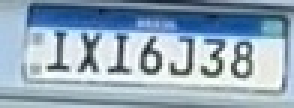
#> input picture runs/detect/predict_python/crops/placa/frame_000008.jpg, 98 x 36 px (shown 3 times larger); its folder holds only this picture in this run
$ python grafico_similaridade.py   (older library calls are emulated)
#> lines starting #> are read from the running program, lines starting #| are printed output that depends on the picture
# grafico_similaridade.py
# Gera CSV e gráficos (SSIM/MSE/Laplaciano) para os crops de placa

from pathlib import Path
import numpy as np
import cv2, csv, os
import matplotlib.pyplot as plt

# SSIM (skimage)
try:
    from skimage.metrics import structural_similarity as ssim
    SKI = True
except Exception:
    SKI = False

# === AJUSTE ESTE CAMINHO PARA A SUA PASTA DE CROPS ===
PASTA_CROPS = Path(r"C:\Users\isabel_martins\Documents\ASCAN\Computação Cognitiva\Desafio\runs\detect\predict_python\crops\placa")
ARQ_METRICAS = PASTA_CROPS / "metricas_similaridade.csv"
FIG_MUDANCAS = PASTA_CROPS / "grafico_mudancas.png"
FIG_NITIDEZ  = PASTA_CROPS / "grafico_nitidez.png"

# ---------- utils ----------
def imread_unicode(p: Path):
    data = np.fromfile(str(p), dtype=np.uint8)
    return cv2.imdecode(data, cv2.IMREAD_COLOR)
#> returned value is the input picture: shape (36, 98, 3); mean B, G, R 185.2, 168.5, 147.7

def to_gray01(img, size=(256,128)):
    g = cv2.cvtColor(img, cv2.COLOR_BGR2GRAY)
    g = cv2.resize(g, size, interpolation=cv2.INTER_AREA)
    return g.astype(np.float32)/255.0

def to_rgb01(img, size=(256,128)):
    rgb = cv2.cvtColor(img, cv2.COLOR_BGR2RGB)
    rgb = cv2.resize(rgb, size, interpolation=cv2.INTER_AREA)
    return rgb.astype(np.float32)/255.0

def var_laplacian(img):
    g = cv2.cvtColor(img, cv2.COLOR_BGR2GRAY)
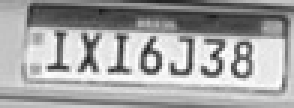
#> g: shape (36, 98) (shown 3 times larger); min 25, max 254, mean 164.2
    return float(cv2.Laplacian(g, cv2.CV_64F).var())

def ssim_gray(a, b):
    A, B = to_gray01(a), to_gray01(b)
    if SKI:
        return float(ssim(A, B, data_range=1.0))
    # fallback simples: aproxima com 1 - MSE
    return max(0.0, 1.0 - float(np.mean((A - B)**2)))

def ssim_color(a, b):
    if SKI:
        A, B = to_rgb01(a), to_rgb01(b)
        try:
            return float(ssim(A, B, data_range=1.0, channel_axis=-1))
        except TypeError:  # skimage antigo
            return float(ssim(A, B, data_range=1.0, multichannel=True))
    # fallback: SSIM no canal V (HSV)
    A = cv2.cvtColor(a, cv2.COLOR_BGR2HSV)[:,:,2]
    B = cv2.cvtColor(b, cv2.COLOR_BGR2HSV)[:,:,2]
    A = cv2.resize(A, (256,128), interpolation=cv2.INTER_AREA).astype(np.float32)/255.0
    B = cv2.resize(B, (256,128), interpolation=cv2.INTER_AREA).astype(np.float32)/255.0
    if SKI:
        return float(ssim(A, B, data_range=1.0))
    return max(0.0, 1.0 - float(np.mean((A - B)**2)))

# ---------- main ----------
def main():
    if not PASTA_CROPS.is_dir():
        raise FileNotFoundError(f"Pasta não encontrada: {PASTA_CROPS}")

    imgs_paths = sorted([p for p in PASTA_CROPS.iterdir()
                         if p.suffix.lower() in (".jpg",".jpeg",".png")], key=lambda p: p.name)
    if not imgs_paths:
        print("Nenhum crop encontrado.")
        return

    # Referência: o frame mais nítido (melhor para comparar)
    nitidez_list = []
    imgs_cache = []
    for p in imgs_paths:
        im = imread_unicode(p)
        imgs_cache.append(im)
        nitidez_list.append(var_laplacian(im))
    ref_idx = int(np.argmax(nitidez_list))
#> ref_idx = 0
    ref_img = imgs_cache[ref_idx]

    # Métricas vs referência e vs anterior (delta temporal)
    rows = []
    prev_img = None
    for i, (p, im) in enumerate(zip(imgs_paths, imgs_cache)):
        gA, gB = to_gray01(ref_img), to_gray01(im)
        mse_gray_ref = float(np.mean((gA - gB)**2))
        ssim_g_ref   = ssim_gray(ref_img, im)
        ssim_c_ref   = ssim_color(ref_img, im)
        sharp        = var_laplacian(im)

        # também calcular contra anterior (se existir)
        if prev_img is not None:
            gP, gB2 = to_gray01(prev_img), to_gray01(im)
            mse_gray_prev = float(np.mean((gP - gB2)**2))
            ssim_g_prev   = ssim_gray(prev_img, im)
        else:
            mse_gray_prev = np.nan
            ssim_g_prev   = np.nan

        rows.append({
            "idx": i,
            "arquivo": p.name,
            "ref_idx": ref_idx,
            "mse_gray_ref": mse_gray_ref,
            "ssim_gray_ref": ssim_g_ref,
            "ssim_color_ref": ssim_c_ref,
            "mse_gray_prev": mse_gray_prev,
            "ssim_gray_prev": ssim_g_prev,
            "lap_var": sharp
        })
        prev_img = im
#> this loop made 1 pass
#> (mse_gray_ref, ssim_g_ref, ssim_c_ref, sharp, mse_gray_prev, ssim_g_prev) on pass 1: (0, 1, 1, 5248.4, nan, nan)
#> pass 1, in to_gray01, `g = cv2.resize(g, size, interpolation=cv2.INTER_AREA)`:
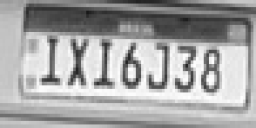
#> g: shape (128, 256); min 25, max 254, mean 164.2
#> pass 1, in to_rgb01, `rgb = cv2.resize(rgb, size, interpolation=cv2.INTER_AREA)`:
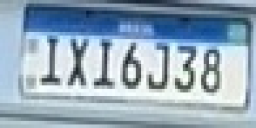
#> rgb: shape (128, 256, 3); mean R, G, B 147.6, 168.5, 185.2
#> after the loop, rows = 1 item

    # Salva CSV
    ARQ_METRICAS.parent.mkdir(parents=True, exist_ok=True)
    with open(ARQ_METRICAS, "w", newline="", encoding="utf-8") as f:
        w = csv.DictWriter(f, fieldnames=list(rows[0].keys()))
        w.writeheader()
        w.writerows(rows)

    # --------- Gráficos ----------
    idx = [r["idx"] for r in rows]
#> idx = [0]
    inv_ssim_gray = [1.0 - r["ssim_gray_ref"] for r in rows]
#> inv_ssim_gray = [0]
    inv_ssim_color= [1.0 - r["ssim_color_ref"] for r in rows]
#> inv_ssim_color = [0]
    mse_gray      = [r["mse_gray_ref"] for r in rows]
#> mse_gray = [0]

    plt.figure(figsize=(12,6))
    plt.plot(idx, inv_ssim_gray, label="1 - SSIM (cinza) vs ref")
    plt.plot(idx, inv_ssim_color, label="1 - SSIM (cor) vs ref")
    plt.plot(idx, mse_gray, label="MSE (cinza) vs ref")
    plt.xlabel("Índice do frame (crop ordenado)")
    plt.ylabel("Distância / diferença")
    plt.title("Mudanças entre frames (picos = mudança real)")
    plt.legend()
    plt.tight_layout()
    plt.savefig(FIG_MUDANCAS, dpi=160)
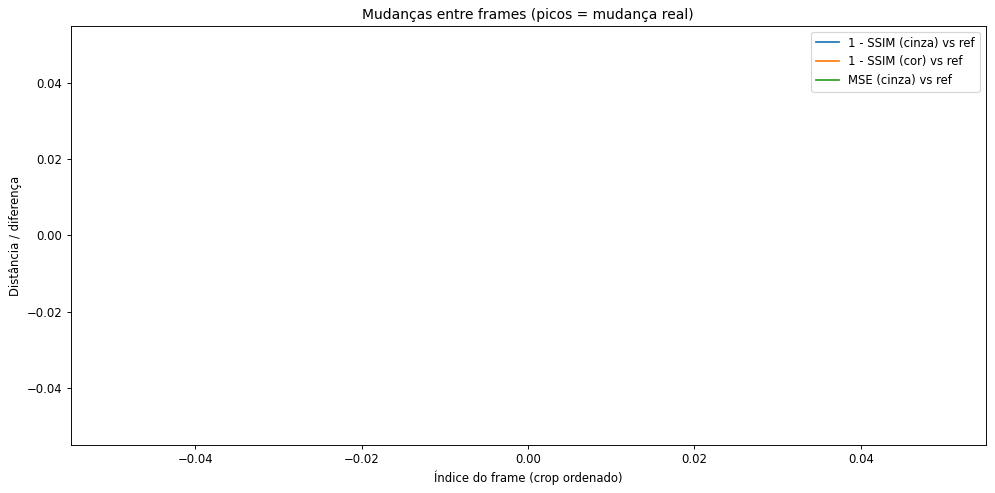
#> figure drawn by matplotlib, 1 panel

    # Nitidez
    lap = [r["lap_var"] for r in rows]
#> lap = [5248.4]
    plt.figure(figsize=(12,4))
    plt.plot(idx, lap, label="Variância do Laplaciano (nitidez)")
    plt.xlabel("Índice do frame (crop ordenado)")
    plt.ylabel("Nitidez (maior é melhor)")
    plt.title("Nitidez por frame (escolha p/ OCR nos picos de nitidez)")
    plt.legend()
    plt.tight_layout()
    plt.savefig(FIG_NITIDEZ, dpi=160)
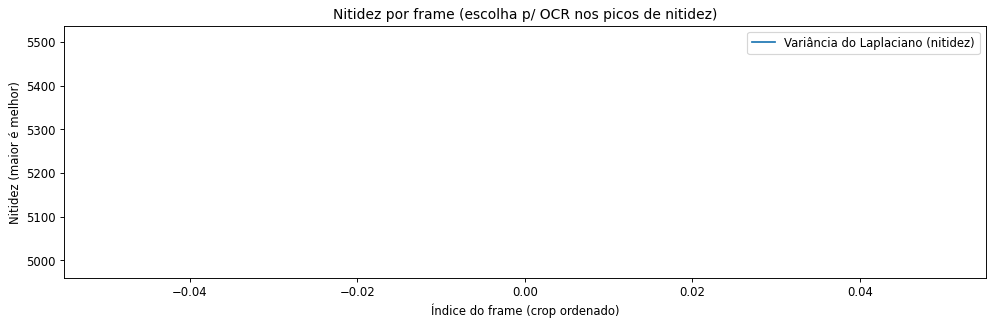
#> figure drawn by matplotlib, 1 panel

    print("✅ Métricas salvas em:", ARQ_METRICAS)
    print("🖼️ Gráficos salvos em:")
    print("   -", FIG_MUDANCAS)
    print("   -", FIG_NITIDEZ)
    if not SKI:
        print("⚠️ Observação: scikit-image não encontrado. Instale para SSIM em cor real:  pip install scikit-image")

if __name__ == "__main__":
    main()

$ run again, on runs/detect/predict_python/crops/placa/frame_000032.jpg
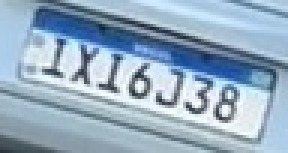
#> input picture runs/detect/predict_python/crops/placa/frame_000032.jpg, 96 x 51 px (shown 3 times larger)
#> in imread_unicode, returned value is the input picture: shape (51, 96, 3); mean B, G, R 192.2, 172.1, 149.1
#> ref_idx = 0
#> the loop in main, `for i, (p, im) in enumerate(zip(imgs_paths, imgs_cache)):` made 1 pass
#> (mse_gray_ref, ssim_g_ref, ssim_c_ref, sharp, mse_gray_prev, ssim_g_prev) on pass 1: (0, 1, 1, 3695.4, nan, nan)
#> pass 1, in to_rgb01, `rgb = cv2.resize(rgb, size, interpolation=cv2.INTER_AREA)`:
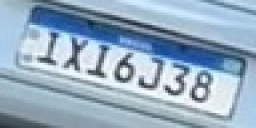
#> rgb: shape (128, 256, 3); mean R, G, B 149, 172.1, 192.2
#> after the loop in main, `for i, (p, im) in enumerate(zip(imgs_paths, imgs_cache)):`: rows = 1 item
#> idx = [0]
#> lap = [3695.4]
#> in main, `plt.savefig(FIG_NITIDEZ, dpi=160)`:
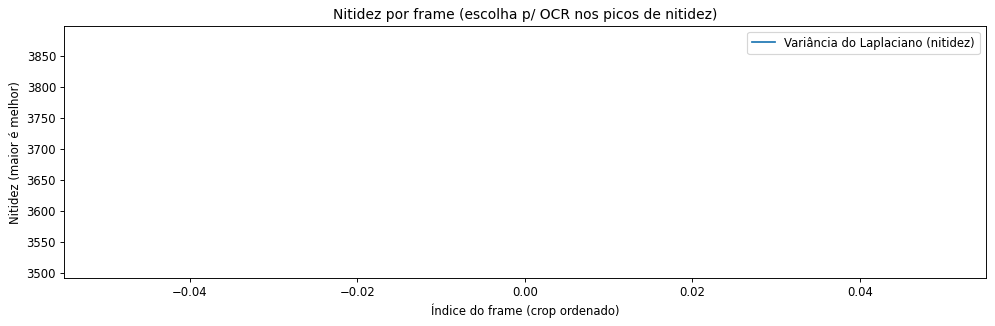
#> figure drawn by matplotlib, 1 panel

$ run again, on runs/detect/predict_python/crops/placa/frame_000033.jpg
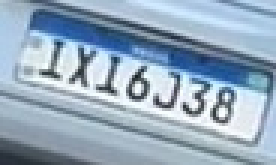
#> input picture runs/detect/predict_python/crops/placa/frame_000033.jpg, 92 x 55 px (shown 3 times larger)
#> in imread_unicode, returned value is the input picture: shape (55, 92, 3); mean B, G, R 188.3, 169.6, 149.1
#> ref_idx = 0
#> the loop in main, `for i, (p, im) in enumerate(zip(imgs_paths, imgs_cache)):` made 1 pass
#> (mse_gray_ref, ssim_g_ref, ssim_c_ref, sharp, mse_gray_prev, ssim_g_prev) on pass 1: (0, 1, 1, 3500.4, nan, nan)
#> pass 1, in to_rgb01, `rgb = cv2.resize(rgb, size, interpolation=cv2.INTER_AREA)`:
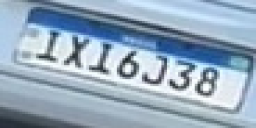
#> rgb: shape (128, 256, 3); mean R, G, B 149, 169.6, 188.2
#> after the loop in main, `for i, (p, im) in enumerate(zip(imgs_paths, imgs_cache)):`: rows = 1 item
#> idx = [0]
#> lap = [3500.4]
#> in main, `plt.savefig(FIG_NITIDEZ, dpi=160)`:
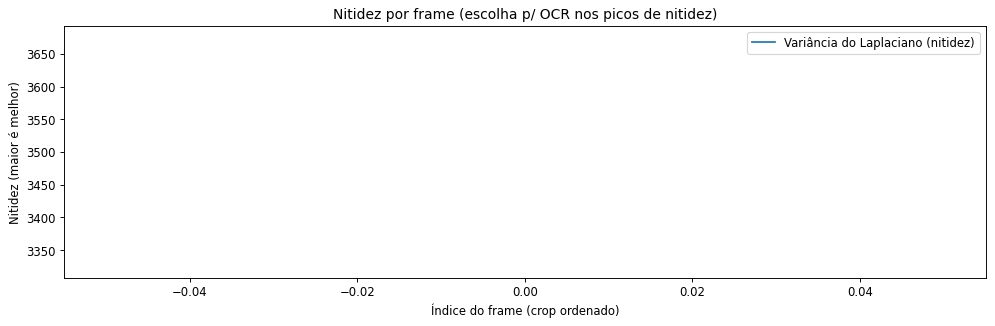
#> figure drawn by matplotlib, 1 panel
